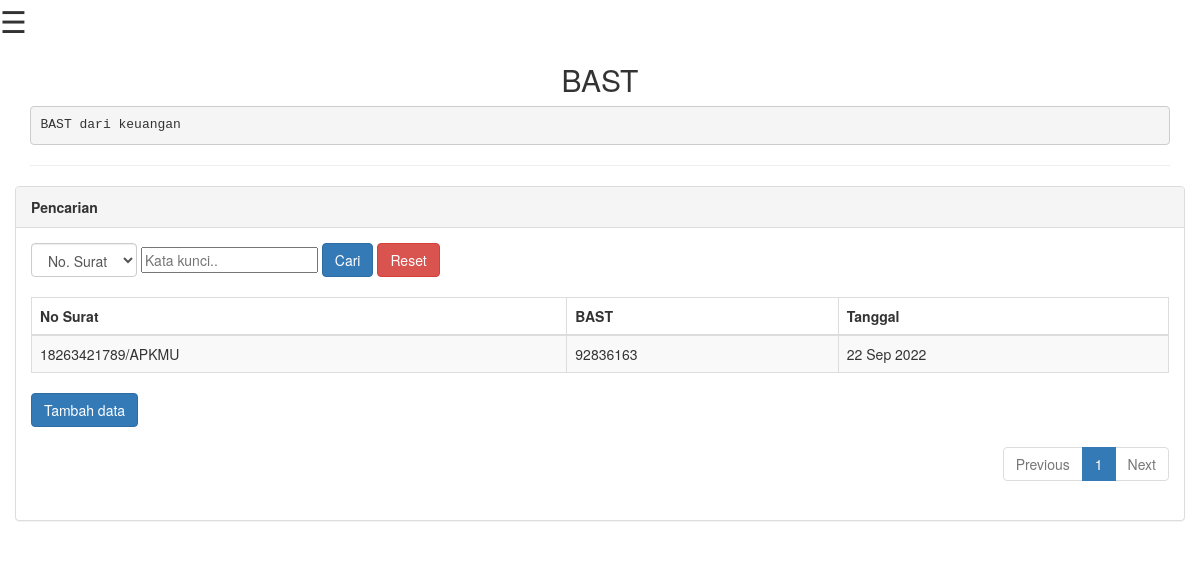
Screenshot of /dokumen.php (signed in) with the database file from the repository.
### tables this page shows
CREATE TABLE `dokumen` (
  `id_dokumen` int(11) NOT NULL,
  `nomor_surat` varchar(256) NOT NULL,
  `BAST` varchar(256) NOT NULL,
  `tgl` date NOT NULL
);

### dokumen.php (the view, shortened to what this page needs)
<?php include "navbar.php"; ?>
<!DOCTYPE html>
<html>
<head>
    <link rel="stylesheet" href="https://maxcdn.bootstrapcdn.com/bootstrap/3.4.0/css/bootstrap.min.css">
</head>
<body>
    <div class="container">
        <div align="center">
            <h2>BAST</h2>
        </div>
        <pre>BAST dari keuangan </pre>
        <hr>
        <div class="row">
            <div class="panel panel-default">
                <div class="panel-heading"><b>Pencarian</b></div>
                <div class="panel-body">
                    <form class="form-inline">
                        <div class="form-group">
                            <select class="form-control" id="Kolom" name="Kolom" required="">
                                <?php
                                $kolom = (isset($_GET['Kolom'])) ? $_GET['Kolom'] : "";
                                ?>
                                <option value="nomor_surat" <?php if ($kolom == "nomor_surat") echo "selected"; ?>>No. Surat</option>
                            </select>
                        </div>
                        <div class="form-group">
                            <input type="text" class="form-conntrol" id="KataKunci" name="KataKunci" placeholder="Kata kunci.." required="" value="<?php if (isset($_GET['KataKunci']))  echo $_GET['KataKunci']; ?>">
                        </div>
                        <button type="submit" class="btn btn-primary">Cari</button>
                        <a href="dokumen.php" class="btn btn-danger">Reset</a>
                    </form>
                    <br>
                    <table class="table table-striped table-bordered table-hover">
                        <thead>
                            <tr>
                                <th>No Surat</th>
                                <th>BAST</th>
                                <th>Tanggal</th>
                            </tr>
                        </thead>
                        <tbody>
                            <?php
                            $page = (isset($_GET['page'])) ? (int) $_GET['page'] : 1;
                            $kolomCari = (isset($_GET['Kolom'])) ? $_GET['Kolom'] : "";
                            $kolomKataKunci = (isset($_GET['KataKunci'])) ? $_GET['KataKunci'] : "";
                            $limit = 10;
                            $limitStart = ($page - 1) * $limit;
                            if ($kolomCari == "" && $kolomKataKunci == "") {
                                $data_nota = mysqli_query($conn, "SELECT * FROM dokumen order by tgl LIMIT " . $limitStart . "," . $limit);
                            } else {
                                $data_nota = mysqli_query($conn, "SELECT * FROM dokumen WHERE $kolomCari LIKE '%$kolomKataKunci%' LIMIT " . $limitStart . "," . $limit);
                            }
                            while ($d = mysqli_fetch_array($data_nota)) {
                            ?>
                                <tr>
                                    <td> <?= $d['nomor_surat'] ?> </td>
                                    <td><?= $d['BAST'] ?></td>
                                    <td><?php echo date('d M Y', strtotime($d['tgl'])) ?></td>
                                </tr>
                            <?php
                            }
                            ?>
                        </tbody>
                    </table>
                    <a href="dokumen/add_dokumen.php" class="btn btn-primary">Tambah data</a>
                    <div align="right">
                        <ul class="pagination">
                            <?php
                            if ($page == 1) {
                            ?>
                                <li class="disabled"><a href="#">Previous</a></li>
                                <?php
                            }
                            ?>
                            <?php
                            if ($kolomCari == "" && $kolomKataKunci == "") {
                                $data_nota = mysqli_query($conn, "SELECT * FROM dokumen");
                            } else {
                                $data_nota = mysqli_query($conn, "SELECT * FROM dokumen WHERE $kolomCari LIKE '%$kolomKataKunci%'");
                            }
                            $JumlahData = mysqli_num_rows($data_nota);
                            $jumlahPage = ceil($JumlahData / $limit);
                            $jumlahNumber = 1;
                            $startNumber = ($page > $jumlahNumber) ? $page - $jumlahNumber : 1;
                            $endNumber = ($page < ($jumlahPage - $jumlahNumber)) ? $page + $jumlahNumber : $jumlahPage;
                            for ($i = $startNumber; $i <= $endNumber; $i++) {
                                $linkActive = ($page == $i) ? ' class="active"' : '';
                                if ($kolomCari == "" && $kolomKataKunci == "") {
                            ?>
                                    <li<?php echo $linkActive; ?>><a href="dokumen.php?page=<?php echo $i; ?>"><?php echo $i; ?></a></li>
                                    <?php
                                } else {
                                    ?>
                                        <li<?php echo $linkActive; ?>><a href="dokumen.php?Kolom=<?php echo $kolomCari; ?>&KataKunci=<?php echo $kolomKataKunci; ?>&page=<?php echo $i; ?>"><?php echo $i; ?></a></li>
                                    <?php
                                }
                            }
                                    ?>
                                    <?php
                                    if ($page == $jumlahPage) {
                                    ?>
                                        <li class="disabled"><a href="#">Next</a></li>
                                        <?php
                                    }
                                    ?>
                        </ul>
                    </div>
</body>
</html>

### navbar.php (style rules this page uses)
body { font-family: "Lato", sans-serif; }

### rows the page displays
dokumen: nomor_surat "18263421789/APKMU", BAST "92836163", tgl "22 Sep 2022"
